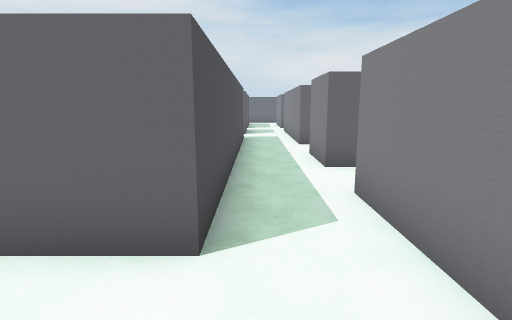
View 1 (above)

24 first-person views from a walk through a 3-D level made in the Unity game engine. The camera is 1.3 m above the floor, tilts 10° down and sees 80° across. The floor is counted in squares, 1 m on a side. Each view is taken from the middle of a square. On the plan, view 1 faces up. The plan holds only what a view shows up to about 14 squares ahead; the rest is blank. The player character is not drawn.

View 2
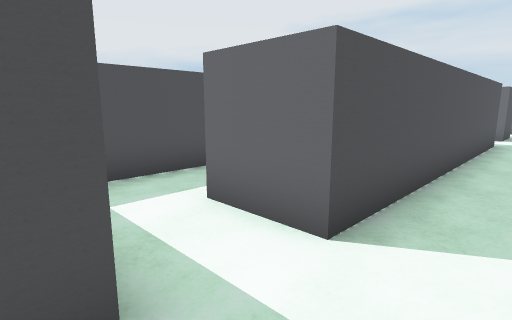

View 3
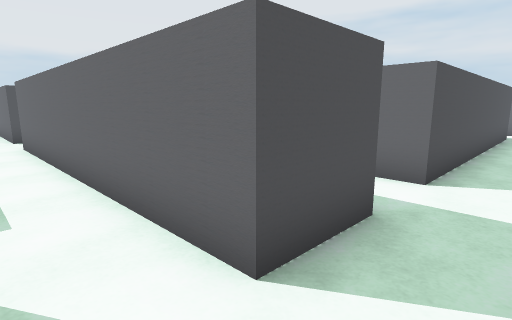

View 4
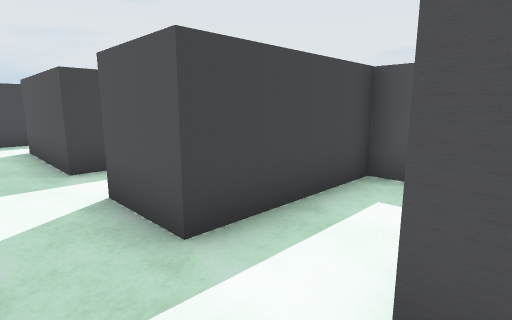

View 5
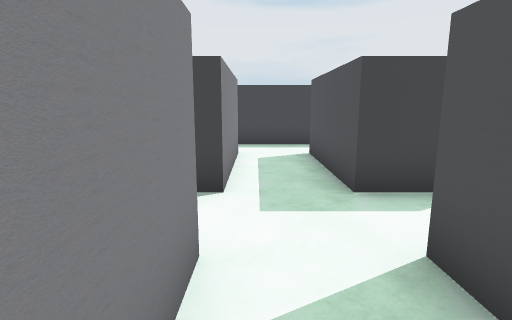

View 6
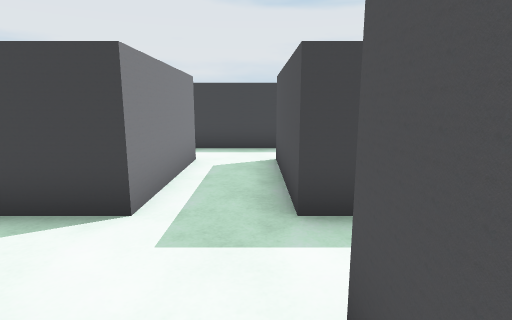

View 7
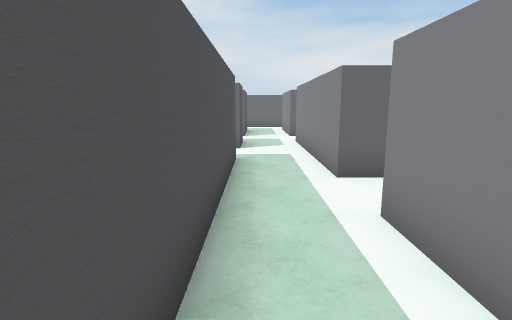

View 8
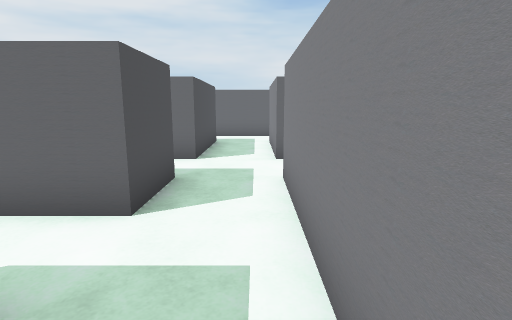

View 9
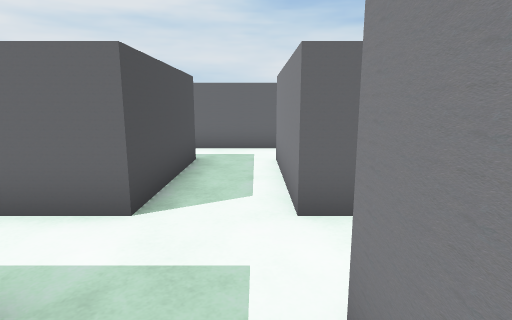

View 10
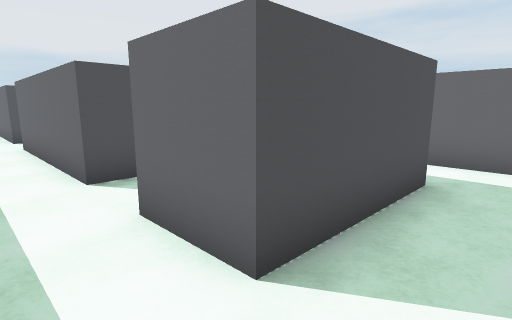

View 11
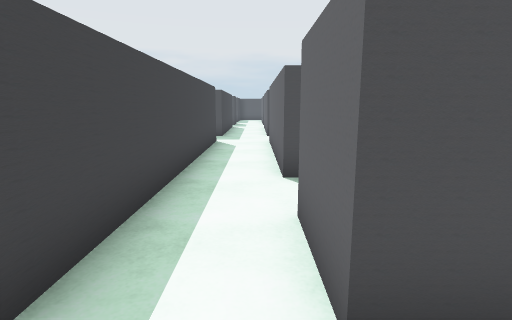

View 12
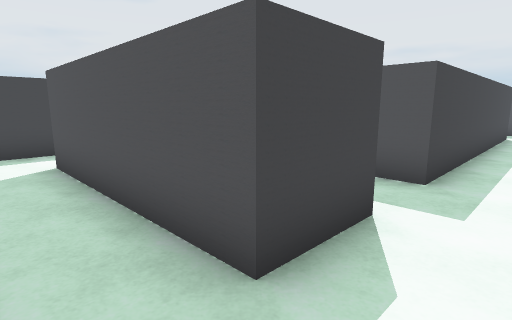

View 13
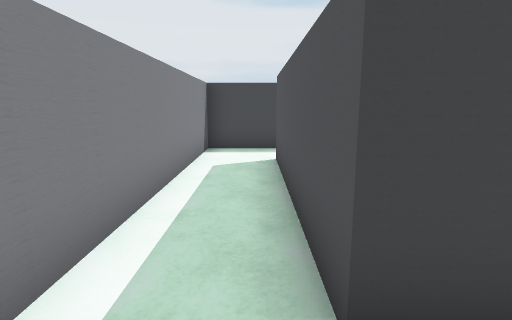

View 14
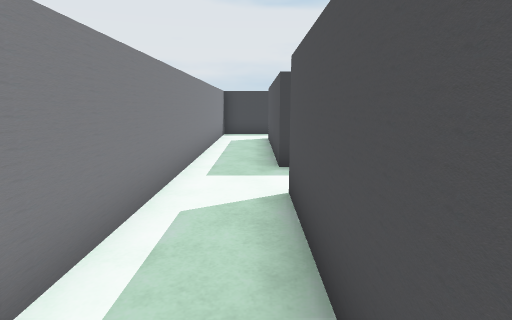

View 15
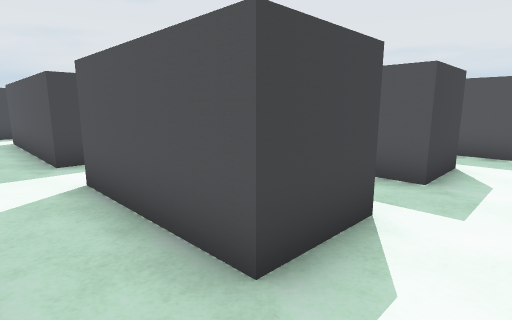

View 16
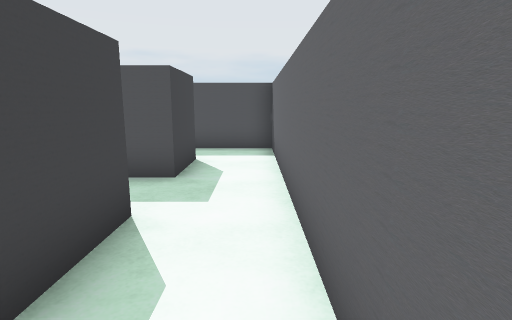

View 17
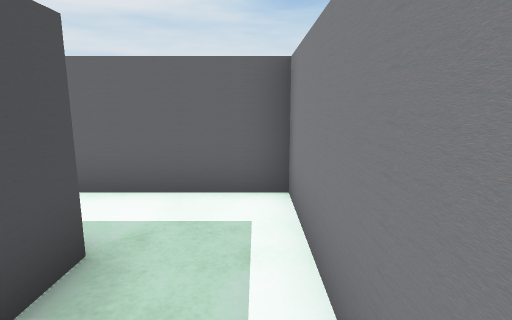

View 18
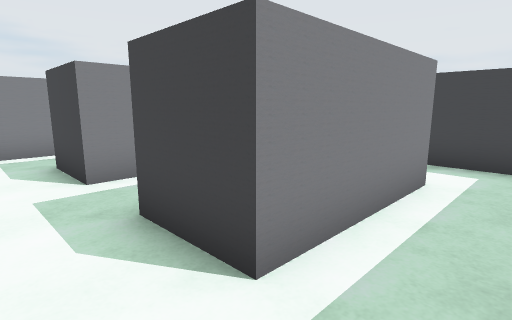

View 19
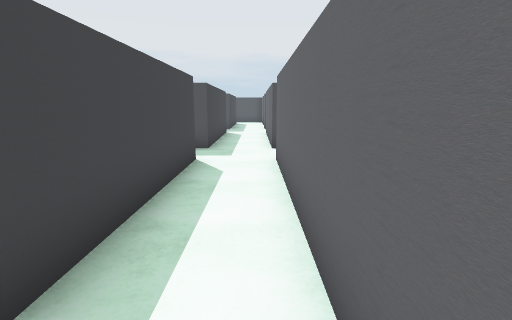

View 20
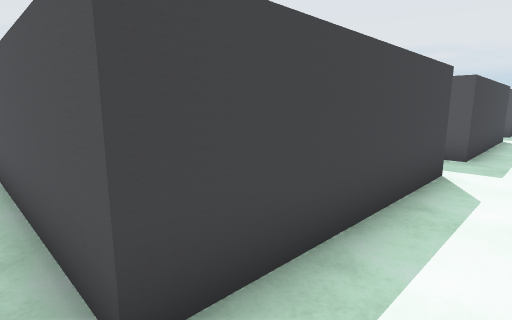

View 21
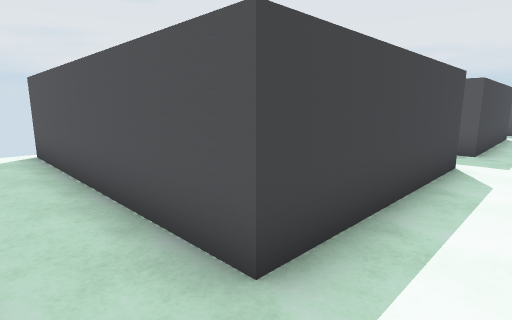

View 22
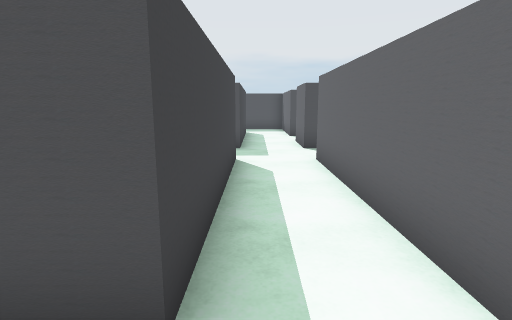

View 23
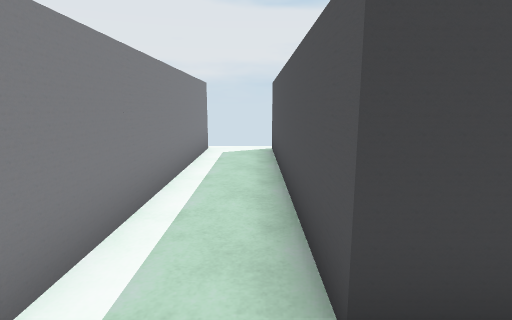

View 24
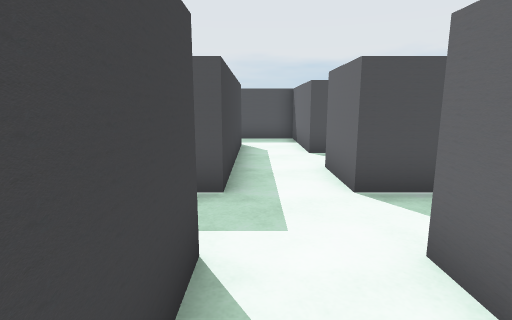

### Floor plan
Ten units are one square. View 1 is at (0, 0); x grows to the right and y downward. Boxes are objects, and circles mark ways between rooms. Rooms are numbered by the first view taken in them; rooms with no view inside come last. Other rooms are left out.
<svg viewBox="-290 -250 350 370">
<path fill="none" stroke="#000" d="M-5 -25 -25 -25M-25 -5 -5 -5 -5 15M15 15 15 -25M-25 35 -5 35 -5 75M15 75 15 35M-5 15 -25 15M-25 95 20 95M-5 -65 -5 -25M15 -25 15 -45M-5 -125 -5 -105M-5 -145 -20 -145M15 -105 15 -145M15 -185 15 -225M-26 -225 -5 -225 -5 -185 -25 -185M-25 -165 -5 -165 -5 -145M15 -245 -25 -245M15 -145 15 -165M22 -185 15 -185M15 -165 35 -165 35 -105M15 -225 35 -225 35 -185M24 -105 15 -105M30 -85 55 -85 55 -245 15 -245M-124 15 -185 15M-186 35 -125 35 -125 115M-105 115 -105 35 -45 35 -45 86M-205 2 -205 15 -225 15M-25 15 -105 15M-35 95 -25 95M-25 76 -25 35M-225 35 -205 35 -205 40M-5 -105 -5 -65M15 -65 15 -85M-245 15 -265 15M-265 35 -225 35M-45 -25 -45 -5 -25 -5M-265 15 -285 15 -285 38"/>
<circle cx="5" cy="5" r="3" fill="#2a7"/>
<circle cx="5" cy="-35" r="3" fill="#2a7"/>
<circle cx="-15" cy="-15" r="3" fill="#2a7"/>
<circle cx="-15" cy="25" r="3" fill="#2a7"/>
<circle cx="-15" cy="85" r="3" fill="#2a7"/>
<circle cx="5" cy="-75" r="3" fill="#2a7"/>
<circle cx="5" cy="-155" r="3" fill="#2a7"/>
<circle cx="5" cy="-115" r="3" fill="#2a7"/>
<circle cx="25" cy="-175" r="3" fill="#2a7"/>
<circle cx="25" cy="-235" r="3" fill="#2a7"/>
<circle cx="25" cy="-95" r="3" fill="#2a7"/>
<circle cx="-215" cy="25" r="3" fill="#2a7"/>
<circle cx="-255" cy="25" r="3" fill="#2a7"/>
<text x="0" y="-10">1</text>
<text x="0" y="50">2</text>
<text x="0" y="-50">3</text>
<text x="0" y="-130">4</text>
<text x="0" y="-200">5</text>
<text x="40" y="-170">6</text>
<text x="-120" y="40">7</text>
<text x="0" y="-90">8</text>
<text x="-250" y="20">9</text>
<text x="-40" y="-20">10</text>
<text x="-280" y="20">11</text>
</svg>
Room 1 opens to room 2. Room 1 opens to room 3. Room 1 opens to room 10. Room 2 opens to room 7. Room 3 opens to room 8. Room 4 opens to room 5. Room 4 opens to room 8. Room 5 opens to room 6. Room 6 opens to room 8. Room 7 opens to room 9. Room 9 opens to room 11.

Where each view was taken, in squares from view 1:
view 1: 0 up, 0 right, facing up
view 2: 0 up, 1 right, facing up-left
view 3: 3 down, 1 right, facing up-left
view 4: 3 up, 1 right, facing down-left
view 5: 1 up, 1 right, facing down
view 6: 0 up, 0 right, facing down
view 7: 5 up, 0 right, facing up
view 8: 11 up, 1 right, facing up
view 9: 15 up, 1 right, facing up
view 10: 17 up, 1 right, facing up-left
view 11: 18 up, 1 right, facing left
view 12: 18 up, 5 right, facing down-left
view 13: 18 up, 4 right, facing down
view 14: 23 up, 4 right, facing down
view 15: 24 up, 5 right, facing down-left
view 16: 24 up, 5 right, facing left
view 17: 20 up, 5 right, facing up
view 18: 2 down, 4 left, facing down-right
view 19: 2 down, 3 left, facing left
view 20: 2 down, 4 left, facing down-left
view 21: 2 down, 11 left, facing down-left
view 22: 3 down, 11 left, facing left
view 23: 2 down, 12 left, facing down
view 24: 3 down, 16 left, facing left
